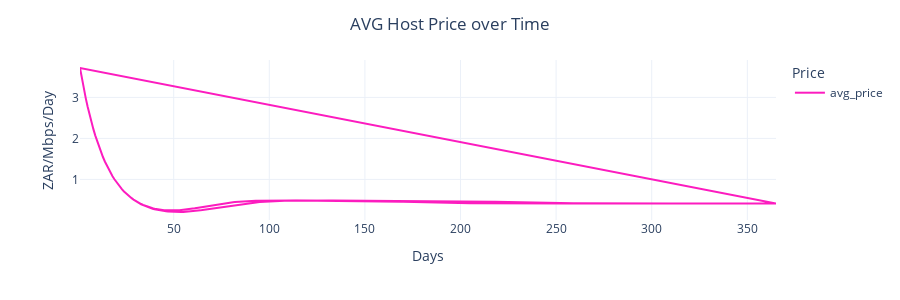

Notebook source saved alongside this figure:
### Code cell
fig = px.line(
    df_1,
    x='timestep',
    y=['avg_price'],
    height=300
)

fig.update_layout(
    title="AVG Host Price over Time",
    xaxis_title="Days",
    yaxis_title="ZAR/Mbps/Day",
    legend_title="Price")

fig.show()

### Figure 1 — Plotly figure (JSON) as saved in the notebook; plotly's stock layout.template omitted (floating-point values rounded to 4 significant figures; data arrays with more than 128 entries replaced by an {"elided": "..."} marker saying what was removed)
{"data": [{"hovertemplate": "variable=avg_price<br>timestep=%{x}<br>value=%{y}<extra></extra>", "legendgroup": "avg_price", "line": {"color": "#FC1CBF", "dash": "solid"}, "mode": "lines", "name": "avg_price", "orientation": "v", "showlegend": true, "type": "scatter", "x": {"elided": "730 int values"}, "xaxis": "x", "y": {"elided": "730 float values"}, "yaxis": "y"}], "layout": {"height": 300, "legend": {"title": {"text": "Price"}, "tracegroupgap": 0}, "margin": {"t": 60}, "title": {"text": "AVG Host Price over Time"}, "xaxis": {"anchor": "y", "domain": [0, 1], "title": {"text": "Days"}}, "yaxis": {"anchor": "x", "domain": [0, 1], "title": {"text": "ZAR/Mbps/Day"}}}}
